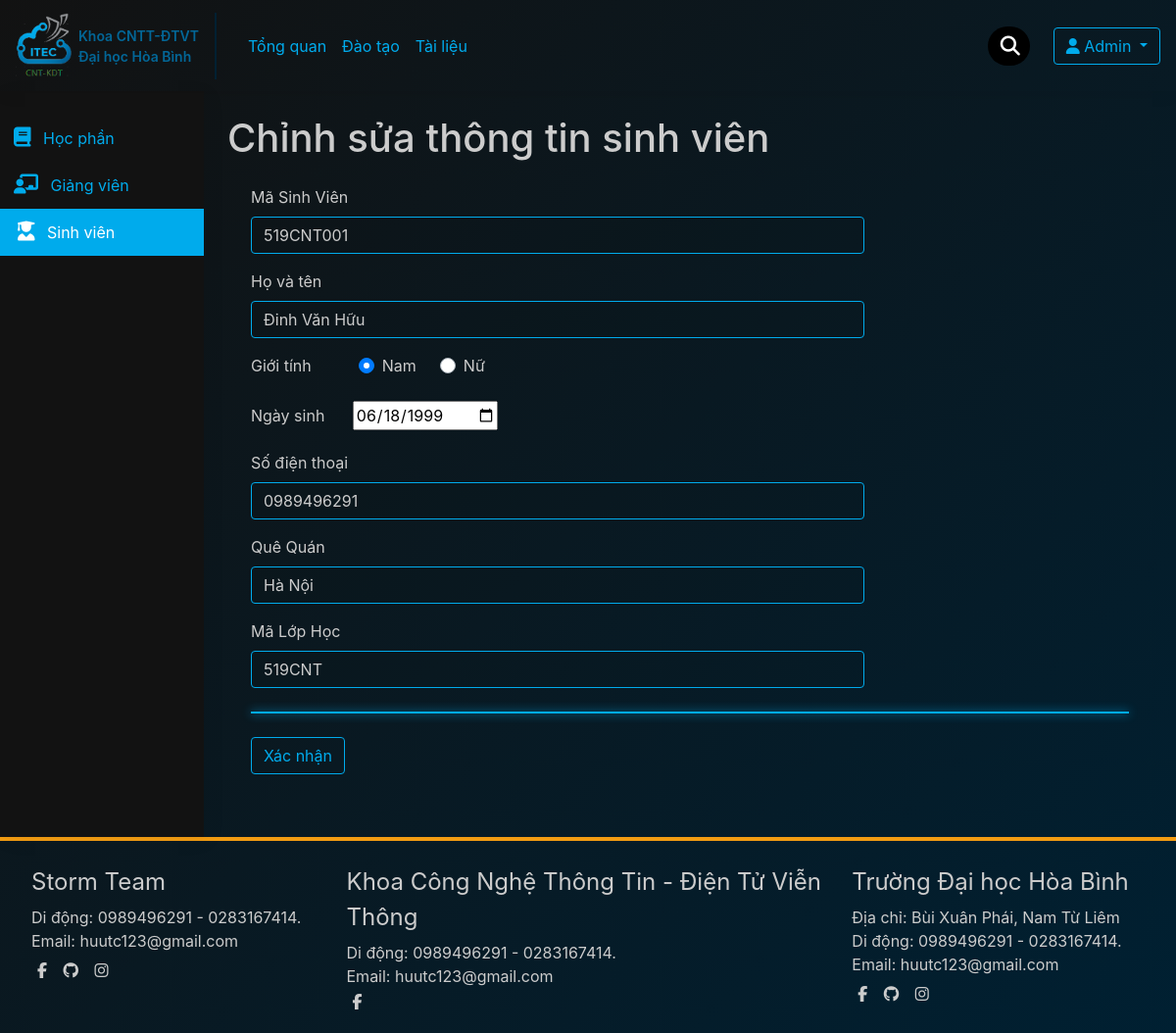
/admin/editstd.php?stdID=1, run on the app's committed database.
### tables this page shows
CREATE TABLE `sinhvien` (
  `ID` int(11) NOT NULL,
  `MaSV` varchar(10) NOT NULL,
  `TenSV` varchar(20) NOT NULL,
  `GioiTinh` varchar(5) NOT NULL,
  `NgaySinh` date NOT NULL,
  `SDT` varchar(15) DEFAULT NULL,
  `DiaChi` varchar(100) DEFAULT NULL,
  `MaLop` varchar(10) NOT NULL
);

### admin/process-std.php (called while the page is built, shortened)
<?php
	function getStd ($sql) {
		global $conn;
		$result = $conn->query($sql);
		if ($data = $result->fetch_assoc()){
			return $data;
		}
	};
 ?>

### admin/editstd.php (the view, shortened to what this page needs)
<?php
require 'connect.php';
require 'process-std.php';
?>
<?php
include 'inc/header.php';
include 'inc/sidebar.php';
 ?>
<?php
	if (isset($_GET['stdID'])){
		$stdID = $_GET['stdID'];
		$std = getStd("SELECT * FROM sinhvien WHERE ID = '$stdID'");
	} else {
		header('Location: stdlist.php');
	}
 ?>
<div class="content">
	<h1 class="title">Chỉnh sửa thông tin sinh viên</h1>
	<form class="needs-validation form form-darkmode" action="" method="post" novalidate>
	  <div class="form-group">
	    <label for="stdID">Mã Sinh Viên</label>
	    <input type="text" class="form-control" name="MaSV" id="stdID" placeholder="VD: 519CNT016" value="<?= $std['MaSV'] ?>" required>
	  </div>
	  <div class="form-group">
	    <label for="fullname">Họ và tên</label>
	    <input type="text" class="form-control"  name="fullname" id="fullname" placeholder="VD: Đinh Văn Hữu" value="<?= $std['TenSV'] ?>" required>
	  </div>
	  <div class="form-group d-flex">
	  	<label class="mr-4">Giới tính</label>
	  	<div class="custom-control custom-radio mr-4 ml-4">
		  <label class="custom-control-label" for="male">Nam</label>
		</div>
		<div class="custom-control custom-radio">
		  <label class="custom-control-label" for="female">Nữ</label>
		</div>
	  </div>
	  <div class="form-group">
	  	<label for="date" class="mr-4">Ngày sinh</label>
	  	<input type="date" name="date"  id="date" value="<?= $std['NgaySinh'] ?>" required>
	  </div>
	  <div class="form-group">
	    <label for="mobile">Số điện thoại</label>
	    <input type="text" class="form-control" name="mobile" id="mobile" value="<?= $std['SDT'] ?>" placeholder="VD: 0989496291" required>
	  </div>
	  <div class="form-group">
	    <label for="address">Quê Quán</label>
	    <input type="text" class="form-control" name="address" id="address" value="<?= $std['DiaChi'] ?>" placeholder="VD: Hà Nội" required>
	  </div>
	  <div class="form-group">
	    <label for="classID">Mã Lớp Học</label>
	    <input type="text" class="form-control" name="classID" id="classID" value="<?= $std['MaLop'] ?>" placeholder="VD: 519CNT" required>
	  </div>
	  <div class="separate-row mt-4"></div>
	  <button type="submit" class="btn btn-darkmode mt-4">Xác nhận</button>
	</form>
</div>
<?php include 'inc/footer.php'; ?>

### admin/css/main.css (style rules this page uses)
* { box-sizing: inherit; }
p,h1,h2,h3 { margin: 0; }
body { margin: 0; font-size: 16px; }
.btn { transition: 0.4s; }
.content { flex: 1; padding: 24px; color: #ccc; }
.form { padding: 24px; }
.form-control { max-height: 24px; width: 600px; background-color: rgba(0, 0, 0, 0.05); outline: none; }
.separate-row { height: 2px; width: 100%; background-color: #000; }

### admin/css/dark-mode.css (style rules this page uses)
body { background-image: linear-gradient(135deg,#121212,#002032); background-size: cover; }
.btn-darkmode { color: #00abec; border: 1px solid #00abec; }
.form-control { border: 1px solid #00abec; color: #ccc; }
.separate-row { background-color: #00abec; box-shadow: 0 0 10px #00abec; }

### data on the page
sinhvien: MaSV "519CNT001", fullname "Đinh Văn Hữu", date "06/18/1999", mobile "0989496291", address "Hà Nội", classID "519CNT"
